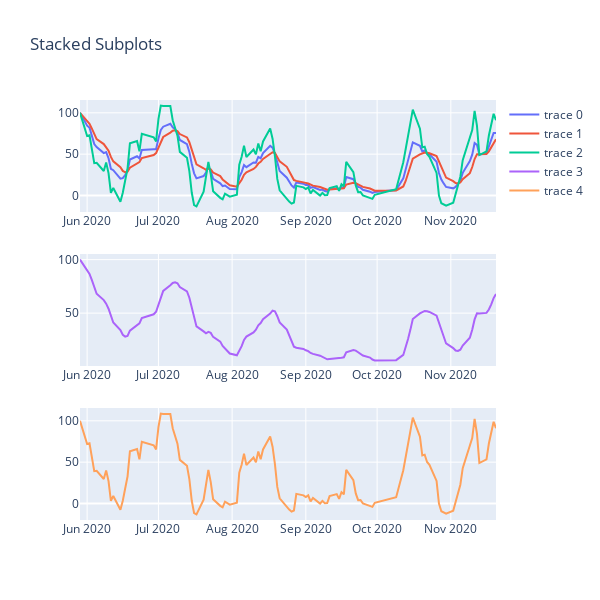

Source (notebook cell):
### Code cell
pd.options.plotting.backend = "plotly"
from plotly.subplots import make_subplots
import plotly.graph_objects as go

fig = make_subplots(rows=3, cols=1)
fig.append_trace(go.Scatter( x=dw['trade_date'], y=dw['K'],) , row=1, col=1)
fig.append_trace(go.Scatter( x=dw['trade_date'], y=dw['D'],) , row=1, col=1)
fig.append_trace(go.Scatter( x=dw['trade_date'], y=dw['J'],) , row=1, col=1)
fig.append_trace(go.Scatter( x=dw['trade_date'], y=dw['D'],) , row=2, col=1)
fig.append_trace(go.Scatter( x=dw['trade_date'], y=dw['J']) , row=3, col=1)

fig.update_layout(height=600, width=600, title_text="Stacked Subplots")
fig.show()
